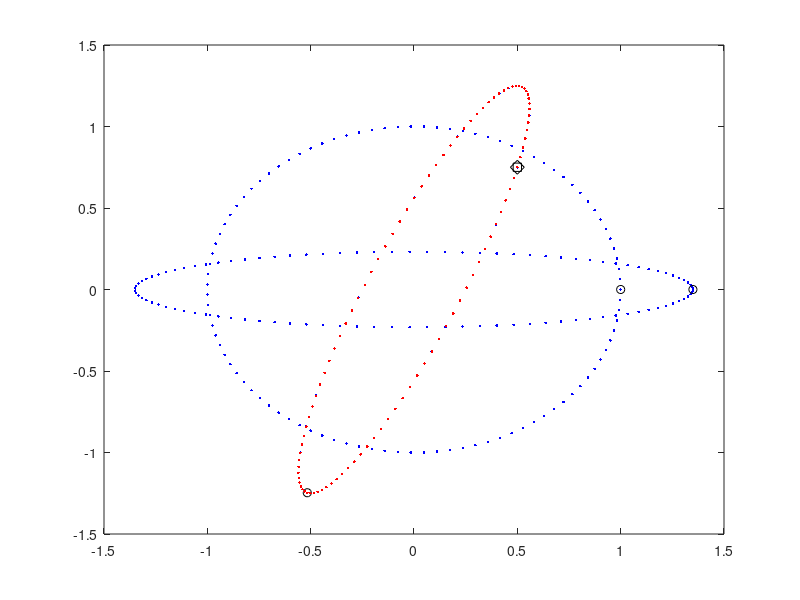

MATLAB code to generate this figure:
%% Script: SVD
%
% Author: Elia Matsumoto
%
% Contact: elia.matsumoto@fgv.br
%
%% Reseting environment
rng('shuffle'); % Random seed
close all       % Close all figure
clear           % Clear workspace
clc             % Clear command window

%% Matrix A
% A = [2 1;1 2]/2
A = [2 1;3 4]/4
% A = [-1 1; 1 -1]; 

%% SVD of A
[U,S,V] = svd(A);

%% Vector X: unitary circle
t  = linspace(0,2*pi,100);
nt = length(t);
x  = [cos(t) ; sin(t)];

%% Draw x: unitary circle
plot(x(1,:),x(2,:),'b.',x(1,1),x(2,1),'ko');
hold
axis([-1.5 1.5 -1.5 1.5])

%% Draw S*x (scaling)
sx = S*x;
plot(sx(1,:),sx(2,:),'b.',sx(1,1),sx(2,1),'ko');

%% Draw Ax:
Ax = A*x;
h=plot(Ax(1,:),Ax(2,:),'r.',Ax(1,1),Ax(2,1),'kd');
set(h(2),'Markersize',10);

%% Rotation U
usx = U*S*x;
plot(usx(1,:),usx(2,:),'b.',usx(1,1),usx(2,1),'ko');

%% Rotation V
usvx = U*S*V*x;
ht=plot(usvx(1,:),usvx(2,:),'r.',usvx(1,1),usvx(2,1),'ks');
set(h(2),'Markersize',10);
